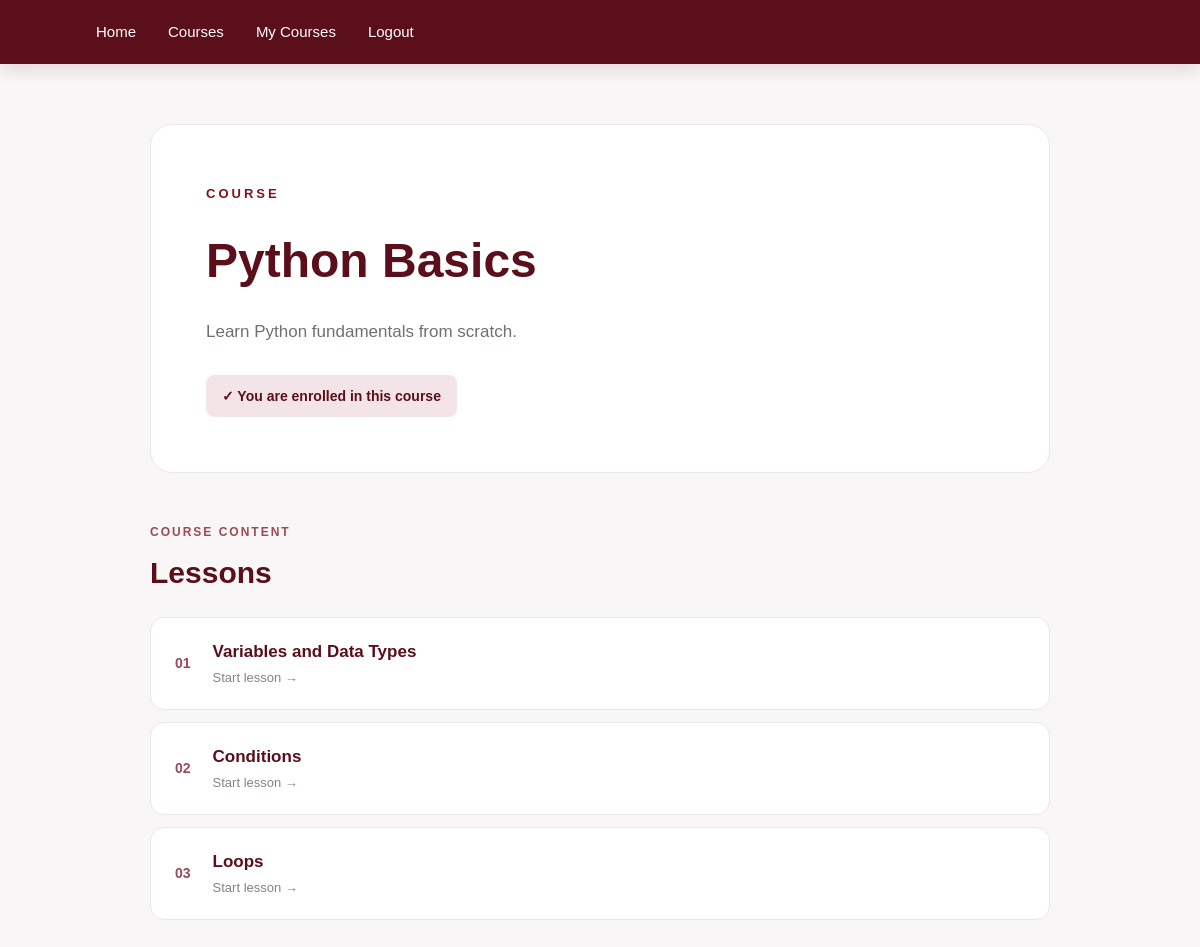
The page /course/1/ (signed in) on the database its author committed.
### courses/models.py (models this page shows, shortened)
class Course(models.Model):
    title = models.CharField(max_length=200)
    description = models.TextField()
    created_at = models.DateTimeField(auto_now_add=True)

class Lesson(models.Model):
    course = models.ForeignKey(Course, on_delete=models.CASCADE)
    title = models.CharField(max_length=200)
    content = models.TextField()
    created_at = models.DateTimeField(auto_now_add=True)

### courses/views.py (the view)
# urls.py: path('course/<int:course_id>/', views.course_detail, name='course_detail'),
def course_detail(request, course_id):
    course = get_object_or_404(Course, id=course_id)
    enrolled = False
    lessons = []
    if request.user.is_authenticated:
        enrolled = Enrollment.objects.filter(
            user=request.user,
            course=course
        ).exists()
        if enrolled:
            lessons = course.lesson_set.all()
    return render(
        request,
        'courses/course_detail.html',
        {
            'course': course,
            'lessons': lessons,
            'enrolled': enrolled,
        }
    )

### courses/templates/courses/course_detail.html (shortened to what this page needs)
{% extends 'courses/base.html' %}
{% block content %}
<section class="course-detail">
    <div class="course-detail-header">
        <span class="hero-label">COURSE</span>
        <h1>{{ course.title }}</h1>
        <p class="course-description">
            {{ course.description }}
        </p>
        {% if enrolled %}
            <div class="enrolled-badge">
                ✓ You are enrolled in this course
            </div>
        {% endif %}
    </div>
    {% if enrolled %}
        <div class="lessons-section">
            <div class="section-title">
                <span>COURSE CONTENT</span>
                <h2>Lessons</h2>
            </div>
            <div class="lesson-list">
                {% for lesson in lessons %}
                    <a href="{% url 'lesson_detail' lesson.id %}" class="lesson-card">
                        <span class="lesson-number">
                            {{ forloop.counter|stringformat:"02d" }}
                        </span>
                        <div>
                            <h3>{{ lesson.title }}</h3>
                            <p>Start lesson →</p>
                        </div>
                    </a>
                {% empty %}
                    <p>No lessons available.</p>
                {% endfor %}
            </div>
        </div>
    {% endif %}
</section>
{% endblock %}

### courses/static/courses/css/style.css (style rules this page uses)
* { margin: 0; padding: 0; box-sizing: border-box; }
body { font-family: Arial, sans-serif; background: #f8f6f6; color: #241f21; line-height: 1.6; }
h1 { color: #5a0f1b; font-size: 36px; margin-bottom: 20px; }
h2 { margin-bottom: 12px; }
a { color: #7b1424; }
.hero-label { display: inline-block; color: #7b1424; font-size: 13px; font-weight: bold; letter-spacing: 3px; margin-bottom: 18px; }
.course-detail { max-width: 900px; margin: 0 auto; }
.course-detail-header { background: #ffffff; padding: 55px; border-radius: 22px; border: 1px solid #eee5e7; margin-bottom: 45px; }
.course-detail-header h1 { font-size: 48px; margin-bottom: 18px; }
.course-description { color: #756e70; font-size: 17px; max-width: 700px; margin-bottom: 30px; }
.enrolled-badge { display: inline-block; background: #f3e4e7; color: #5a0f1b; padding: 10px 16px; border-radius: 8px; font-size: 14px; font-weight: 600; }
.lessons-section { margin-bottom: 50px; }
.section-title { margin-bottom: 20px; }
.section-title span { color: #9b4a58; font-size: 12px; letter-spacing: 2px; font-weight: 700; }
.section-title h2 { color: #5a0f1b; font-size: 30px; margin-top: 5px; }
.lesson-list { display: flex; flex-direction: column; gap: 12px; }
.lesson-card { display: flex; align-items: center; gap: 22px; background: #ffffff; border: 1px solid #eee5e7; border-radius: 14px; padding: 20px 24px; text-decoration: none; transition: all 0.25s ease; }
.lesson-number { color: #9b4a58; font-size: 14px; font-weight: 700; }
.lesson-card h3 { color: #5a0f1b; font-size: 17px; margin-bottom: 3px; }
.lesson-card p { color: #8a8183; font-size: 13px; }

### rows shown on the page
Course: title "Python Basics", description "Learn Python fundamentals from scratch."
Lesson: title "Variables and Data Types"
Lesson: title "Conditions"
Lesson: title "Loops"
